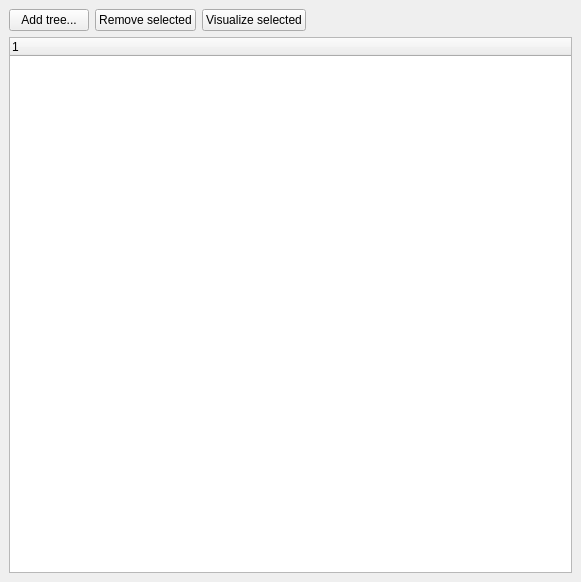
<ui version="4.0" >
 <author></author>
 <comment></comment>
 <exportmacro></exportmacro>
 <class>TreeViewer</class>
 <widget class="QWidget" name="TreeViewer" >
  <property name="geometry" >
   <rect>
    <x>0</x>
    <y>0</y>
    <width>581</width>
    <height>582</height>
   </rect>
  </property>
  <property name="windowTitle" >
   <string>Form</string>
  </property>
  <layout class="QHBoxLayout" >
   <property name="margin" >
    <number>9</number>
   </property>
   <property name="spacing" >
    <number>6</number>
   </property>
   <item>
    <layout class="QVBoxLayout" >
     <property name="margin" >
      <number>0</number>
     </property>
     <property name="spacing" >
      <number>6</number>
     </property>
     <item>
      <layout class="QHBoxLayout" >
       <property name="margin" >
        <number>0</number>
       </property>
       <property name="spacing" >
        <number>6</number>
       </property>
       <item>
        <widget class="QPushButton" name="addButton" >
         <property name="text" >
          <string>Add tree...</string>
         </property>
        </widget>
       </item>
       <item>
        <widget class="QPushButton" name="removeButton" >
         <property name="text" >
          <string>Remove selected</string>
         </property>
        </widget>
       </item>
       <item>
        <widget class="QPushButton" name="updatevButton" >
         <property name="text" >
          <string>Visualize selected</string>
         </property>
        </widget>
       </item>
       <item>
        <spacer>
         <property name="orientation" >
          <enum>Qt::Horizontal</enum>
         </property>
         <property name="sizeHint" >
          <size>
           <width>71</width>
           <height>20</height>
          </size>
         </property>
        </spacer>
       </item>
      </layout>
     </item>
     <item>
      <widget class="XMLViewer" name="xml_viewer" >
       <property name="minimumSize" >
        <size>
         <width>0</width>
         <height>0</height>
        </size>
       </property>
       <property name="toolTip" >
        <string>Function painter for Lignum</string>
       </property>
       <property name="whatsThis" >
        <string> Function painter for Lignum</string>
       </property>
      </widget>
     </item>
    </layout>
   </item>
  </layout>
 </widget>
 <pixmapfunction></pixmapfunction>
 <customwidgets>
  <customwidget>
   <class>XMLViewer</class>
   <extends>QTreeWidget</extends>
   <header>XMLViewer.h</header>
   <container>0</container>
   <pixmap></pixmap>
  </customwidget>
 </customwidgets>
 <resources/>
 <connections/>
</ui>
